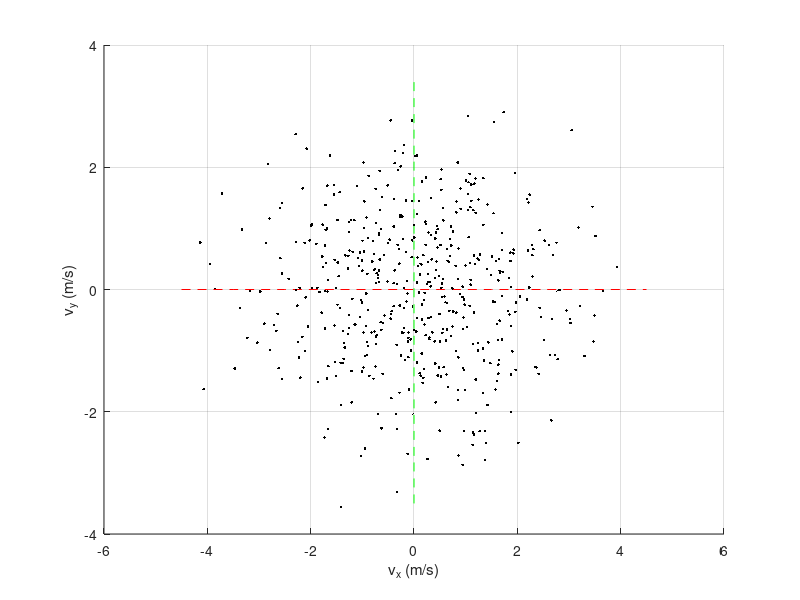

MATLAB code to generate this figure: (Note: this script raises an error after producing the figure.)
clear; clc;

%% 3D velocity command sweep
N_s = 500; % velocity command samples

vx_max = 4.5;
vy_max = 3.5;
omega_max = 7.5;

cmd_sweep = zeros(N_s, 3);
for i = 1:N_s
    vx_samp = vx_max/3 * randn(1, 1);
    vy_samp = vy_max/3 * randn(1, 1);
    wz_samp = omega_max/3 * randn(1, 1);
    cmd_sweep(i,:) = [vx_samp, vy_samp, wz_samp];
end

figure;
hold on; grid on;
xlabel('v_x (m/s)'); ylabel('v_y (m/s)'); zlabel('\omega_z (rad/s)')
plot3(linspace(-vx_max, vx_max, 10),zeros(1, 10),zeros(1, 10),'r--')
plot3(zeros(1, 10),linspace(-vy_max, vy_max, 10),zeros(1, 10),'g--')
plot3(zeros(1, 10), zeros(1, 10),linspace(-omega_max, omega_max, 10),'c--')
for i = 1:N_s
    plot3(cmd_sweep(i, 1), cmd_sweep(i,2), cmd_sweep(i,3), 'k.')
end

%% save 3D command sweep
SAVE_CMD_SWEEP= false;
if SAVE_CMD_SWEEP
    writematrix(cmd_sweep, 'cmd_sweep_tmp.csv');
end

%% 2D velocity command slice
N_s = 200; 
vx_vy_sweep = zeros(N_s, 3);
vx_wz_sweep = zeros(N_s, 3);
vy_wz_sweep = zeros(N_s, 3);

for i = 1:N_s
    vx_samp = vx_max/2 * randn(1, 1);
    vy_samp = vy_max/2 * randn(1, 1);
    wz_samp = omega_max/2 * randn(1, 1);
    vx_vy_sweep(i,:) = [vx_samp, vy_samp, 0];
    vx_wz_sweep(i,:) = [vx_samp, 0, wz_samp];
    vy_wz_sweep(i,:) = [0, vy_samp, wz_samp];
end

f = figure; f.Position = [500 100 2500 750];
subplot(1,3,1); hold on; grid on; axis equal;
xlabel('v_x (m/s)'); ylabel('v_y (m/s)')
xline(0); yline(0);
plot(vx_vy_sweep(:,1), vx_vy_sweep(:,2), 'bo')

subplot(1,3,2); hold on; grid on; axis equal;
xlabel('v_x (m/s)'); ylabel('\omega_z (rad/s)')
xline(0); yline(0);
plot(vx_wz_sweep(:,1), vx_wz_sweep(:,3), 'bo')

subplot(1,3,3); hold on; grid on; axis equal;
xlabel('v_y (m/s)'); ylabel('\omega_z (rad/s)')
xline(0); yline(0);
plot(vy_wz_sweep(:,2), vy_wz_sweep(:,3), 'bo')


%% save 2D command slices
SAVE_CMD_SLICE = true;
if SAVE_CMD_SLICE
    writematrix(vx_vy_sweep, 'vx_vy_sweep_tmp.csv');
    writematrix(vx_wz_sweep, 'vx_wz_sweep_tmp.csv');
    writematrix(vy_wz_sweep, 'vy_wz_sweep_tmp.csv');
end
